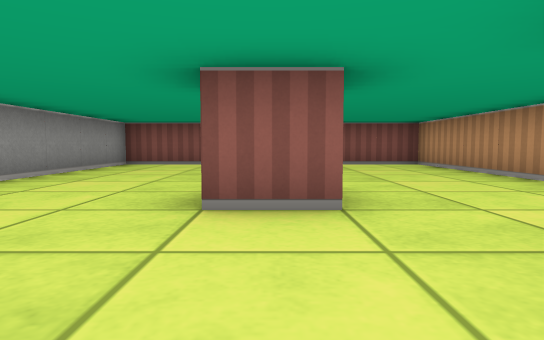
View 1 (above)

12 first-person views from a walk through a cub3D ray-caster map. The camera is about half as high as the walls, tilts 4° down and sees 75° across. The floor is counted in squares. Each view is taken from the middle of a square. On the plan, view 1 faces up. The plan holds only what a view shows up to about 9 squares ahead; the rest is blank.

View 2
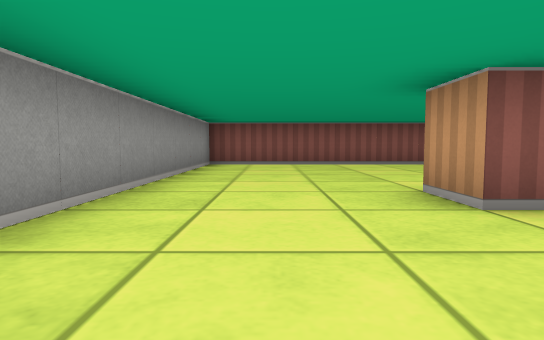

View 3
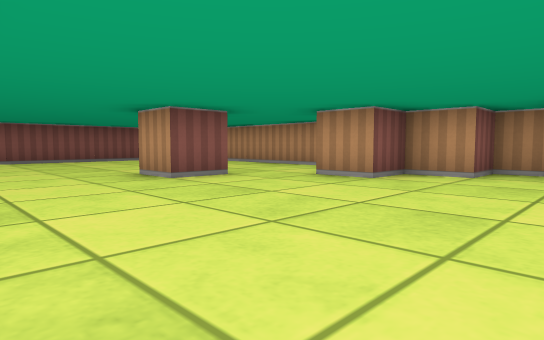

View 4
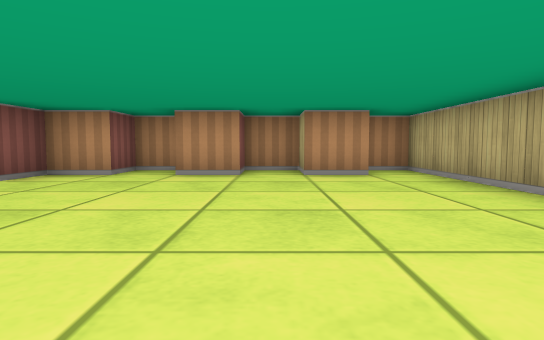

View 5
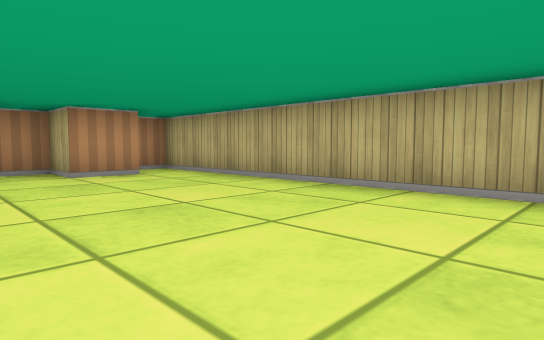

View 6
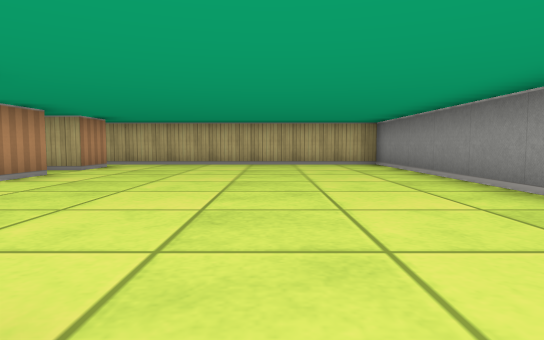

View 7
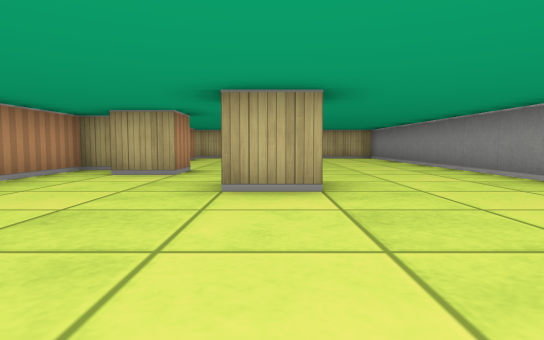

View 8
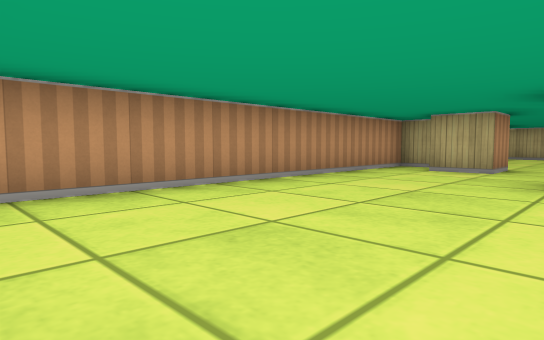

View 9
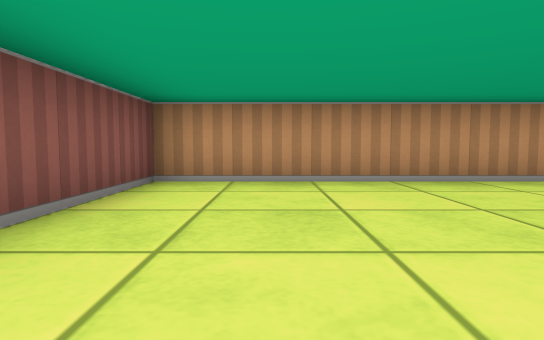

View 10
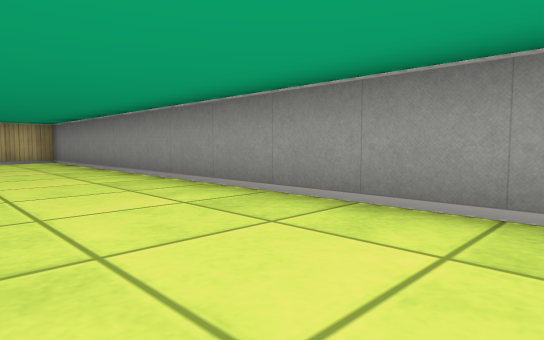

View 11
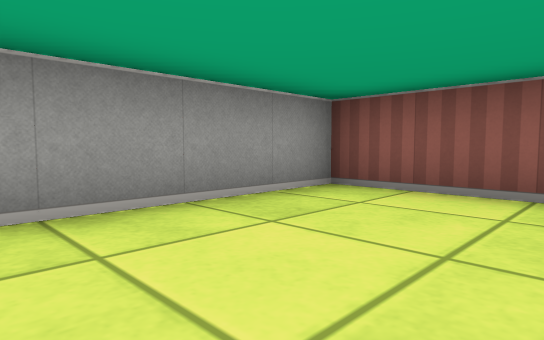

View 12
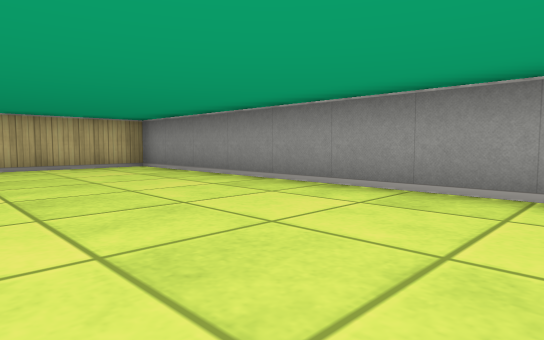

### Floor plan
Points are (right, up) in squares from view 1. A wall is a line through its corners. A room is listed if a view was taken in it or the views show most of it. See-through windows are left out.
Room 1 (views 1, 2, 3, 4, 5, 6, 7, 8, 9, 10, 11, 12)
walls: (0.6, 2.5) (-0.5, 2.5) (-0.5, 3.5) (0.5, 3.5); (2.9, 0.5) (3.5, 0.5) (3.5, 8.5) (-3.5, 8.5) (-3.5, -5.5) (3.5, -5.5) (3.5, -4.8); (3.5, -1.2) (3.5, -0.5) (2.5, -0.5) (2.5, 0.5) (1.5, 0.5) (1.5, 1.5) (2.5, 1.5); (2.5, -4.6) (2.5, -3.5) (3.5, -3.5) (3.5, -2.5) (2.5, -2.5) (2.5, -1.5)

Where each view was taken, in squares from view 1:
view 1: 0 up, 0 right, facing up
view 2: 0 up, 2 left, facing up
view 3: 2 down, 3 left, facing up-right
view 4: 3 down, 3 left, facing right
view 5: 2 down, 3 left, facing down-right
view 6: 3 up, 1 left, facing down
view 7: 7 up, 0 right, facing down
view 8: 8 up, 0 right, facing down-right
view 9: 7 up, 1 left, facing right
view 10: 5 up, 1 left, facing down-left
view 11: 5 up, 1 left, facing up-left
view 12: 2 up, 0 right, facing down-left
